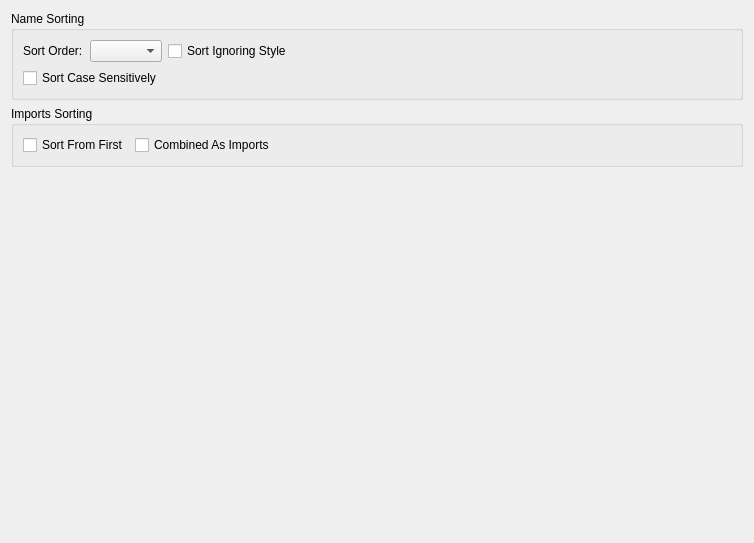
         <widget class="QWidget" name="nameOrderOptionsTab">
          <attribute name="title">
           <string>Name Order</string>
          </attribute>
          <layout class="QVBoxLayout" name="verticalLayout_19">
           <item>
            <widget class="QGroupBox" name="groupBox_18">
             <property name="title">
              <string>Name Sorting</string>
             </property>
             <layout class="QGridLayout" name="gridLayout_10">
              <item row="0" column="0">
               <widget class="QLabel" name="label_37">
                <property name="text">
                 <string>Sort Order:</string>
                </property>
               </widget>
              </item>
              <item row="0" column="1">
               <widget class="QComboBox" name="sortOrderComboBox">
                <property name="toolTip">
                 <string>Select the sort order</string>
                </property>
               </widget>
              </item>
              <item row="0" column="2">
               <widget class="QCheckBox" name="sortIgnoreStyleCheckBox">
                <property name="toolTip">
                 <string>Select to sort the imports by module, independent of import style</string>
                </property>
                <property name="text">
                 <string>Sort Ignoring Style</string>
                </property>
               </widget>
              </item>
              <item row="0" column="3">
               <spacer name="horizontalSpacer_4">
                <property name="orientation">
                 <enum>Qt::Horizontal</enum>
                </property>
                <property name="sizeHint" stdset="0">
                 <size>
                  <width>439</width>
                  <height>20</height>
                 </size>
                </property>
               </spacer>
              </item>
              <item row="1" column="0" colspan="2">
               <widget class="QCheckBox" name="sortCaseSensitiveCheckBox">
                <property name="toolTip">
                 <string>Select to sort imports observing the case</string>
                </property>
                <property name="text">
                 <string>Sort Case Sensitively</string>
                </property>
               </widget>
              </item>
             </layout>
            </widget>
           </item>
           <item>
            <widget class="QGroupBox" name="groupBox_19">
             <property name="title">
              <string>Imports Sorting</string>
             </property>
             <layout class="QHBoxLayout" name="horizontalLayout_13">
              <item>
               <widget class="QCheckBox" name="sortFromFirstCheckBox">
                <property name="toolTip">
                 <string>Select to place from imports first then straight ones</string>
                </property>
                <property name="text">
                 <string>Sort From First</string>
                </property>
               </widget>
              </item>
              <item>
               <widget class="QCheckBox" name="combinedAsImpotsCheckBox">
                <property name="toolTip">
                 <string>Select to allow combined as imports (e.g. from foo import bar, baz as bas)</string>
                </property>
                <property name="text">
                 <string>Combined As Imports</string>
                </property>
               </widget>
              </item>
              <item>
               <spacer name="horizontalSpacer_11">
                <property name="orientation">
                 <enum>Qt::Horizontal</enum>
                </property>
                <property name="sizeHint" stdset="0">
                 <size>
                  <width>313</width>
                  <height>20</height>
                 </size>
                </property>
               </spacer>
              </item>
             </layout>
            </widget>
           </item>
           <item>
            <spacer name="verticalSpacer_10">
             <property name="orientation">
              <enum>Qt::Vertical</enum>
             </property>
             <property name="sizeHint" stdset="0">
              <size>
               <width>20</width>
               <height>365</height>
              </size>
             </property>
            </spacer>
           </item>
          </layout>
         </widget>
